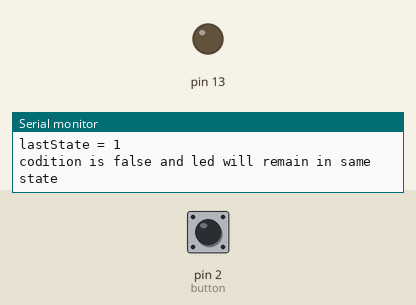
This sketch was run on a simulated Arduino Uno, built with avr-gcc and run on an emulated ATmega328P. Parts: output pins drawn as LEDs (lit = HIGH), the last lines printed to the serial monitor. The test bench sets the inputs (shaded band); at power-on: pin 2 (button) LOW.

Above: at 1.2 s.
1.3 s: pin 2 (button) pulled HIGH for 0.15 s
4.4 s: pin 2 (button) pulled HIGH for 3.2 s
10.6 s: pin 2 (button) pulled HIGH for 1 s
14.6 s: pin 2 (button) pulled HIGH for 0.15 s
At 15.6 s:
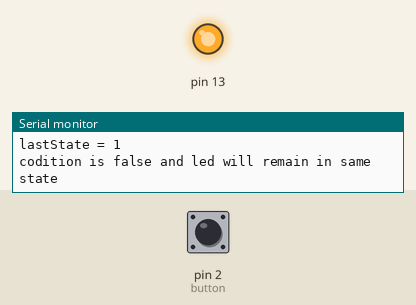
16.5 s: pin 2 (button) driven HIGH
19.5 s: pin 2 (button) driven LOW
Timing chart, 0 to 22.5 s (numbered marks = the images above; inputs shaded):
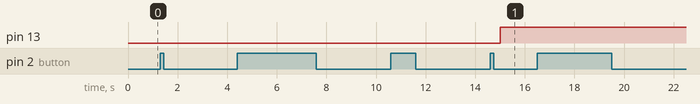

The sketch:

buttonPressedLedOnContinously.ino
```cpp
//in this code debounce concept is explain
uint8_t count = 0;
bool currentState;bool ledState=LOW;bool lastState=LOW;
void setup() {
  // put your setup code here, to run once:
DDRD &= ~(1<<PD2); // set port pin as input
DDRB |= (1<<PB5); //set port pin as output
Serial.begin(9600);
}

void loop() {
  // put your main code here, to run repeatedly:
if(PIND & (1<<PIND2)) //when button is not pressed
{
  currentState=LOW;
  Serial.println("in if");
}
else                  //when button is pressed isko pressed karne do uske baad main dekh lenge
{
  Serial.println("in else");
  currentState=HIGH;
}
    _delay_ms(85); //delay for settling bouncing effect of switch

Serial.print("currentState = ");
Serial.println(currentState);


Serial.print("ledState = ");
Serial.println(ledState);
if(currentState == HIGH && lastState == LOW)  // if lastState variable is not their then button press is not working properly
{
    Serial.println("codition is true and led will change its state ");
  count++;
  if(ledState == LOW && count==5)
  {
    Serial.println("Count is 5 when led is low ");
    ledState=HIGH;
    count = 0;
  }
  else if(ledState == HIGH && count == 5)
  {
    Serial.println("Count is 5 when led is high");
    ledState = LOW;
    count = 0;
  }

}
else
{
  Serial.print("lastState = ");
  Serial.println(lastState);
  Serial.println("codition is false and led will remain in same state ");

}
  lastState = currentState; //assign currentState to lastState to make above codition false
Serial.println(count);
if(ledState == HIGH )
  {
    PORTB |= (1<<PB5);
  }
else
  {
    PORTB &= (~(1<<PB5));
  }


}
```

Measured:
- after the input at 14.6 s, pin 13: LOW → HIGH after 0.42 s
